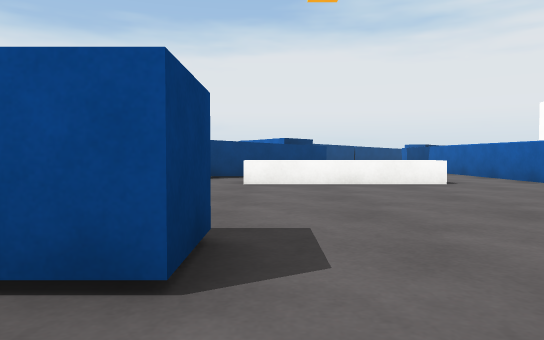
[1] (above)

22 first-person views from a walk through a 3-D level made in the Unity game engine. The camera is 0.52 m above the floor, tilts 2° down and sees 70° across. The floor is counted in squares, 1 m on a side. Each view is taken from the middle of a square. On the plan, view 1 faces up. The plan holds only what a view shows up to about 10 squares ahead; the rest is blank. The place goes on beyond the plan. The player character is not drawn. Surface patterns are stand-ins for the level's own textures.

[2]
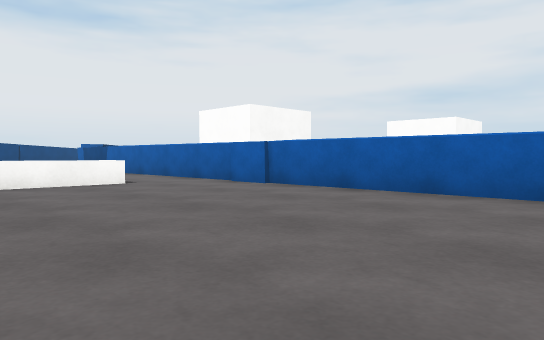

[3]
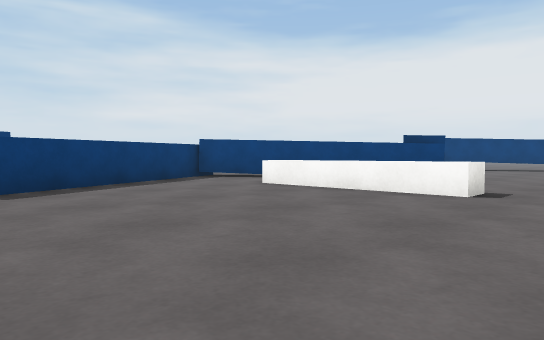

[4]
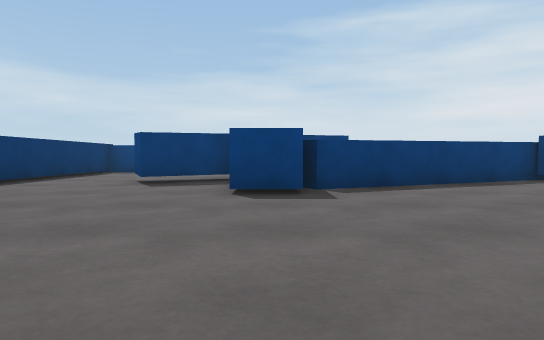

[5]
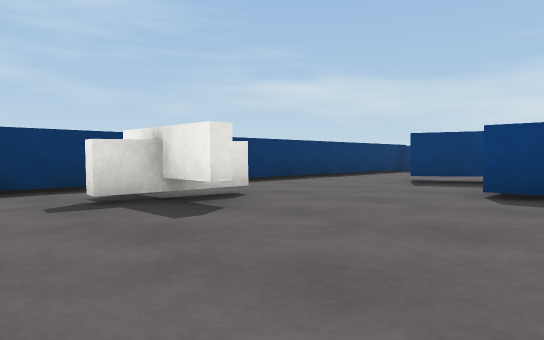

[6]
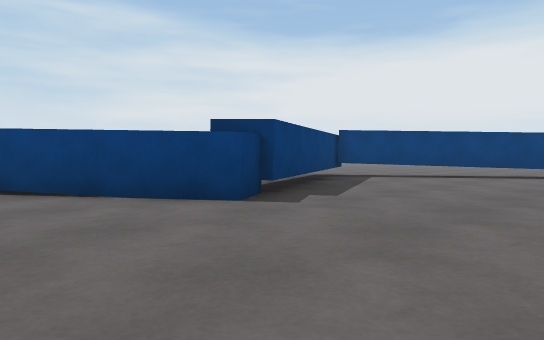

[7]
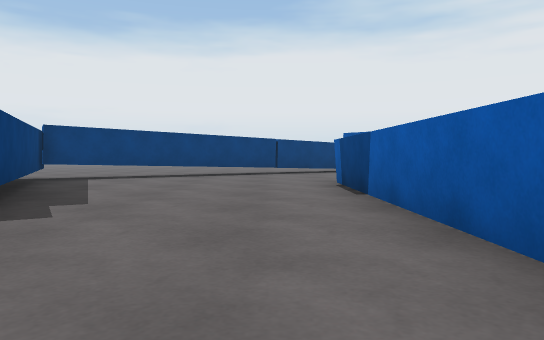

[8]
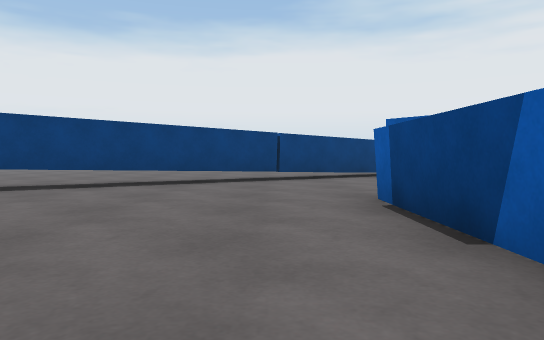

[9]
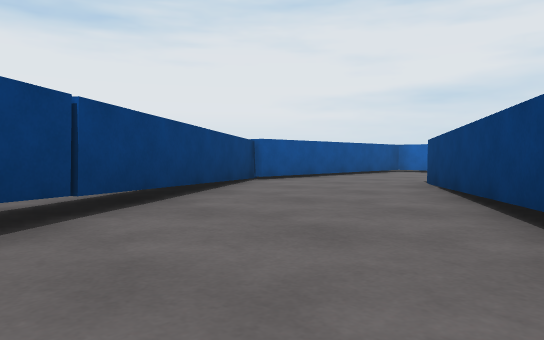

[10]
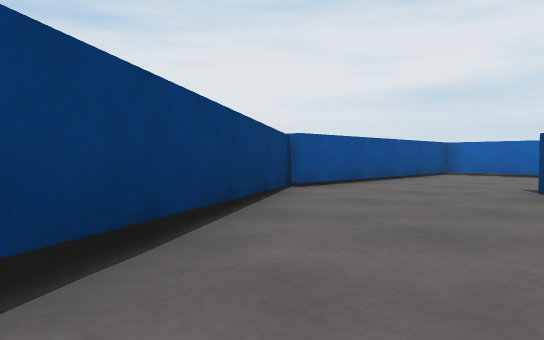

[11]
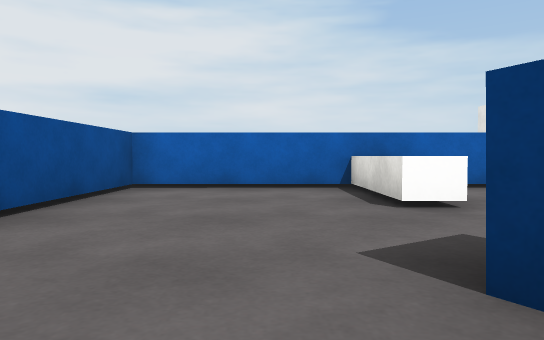

[12]
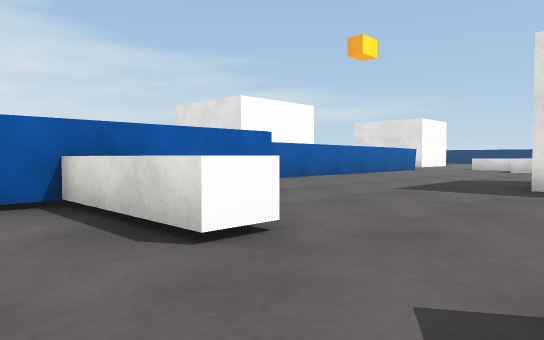

[13]
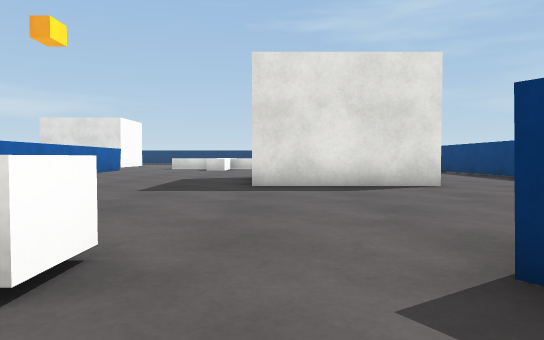

[14]
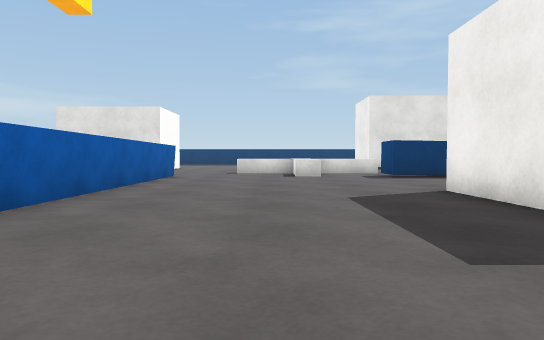

[15]
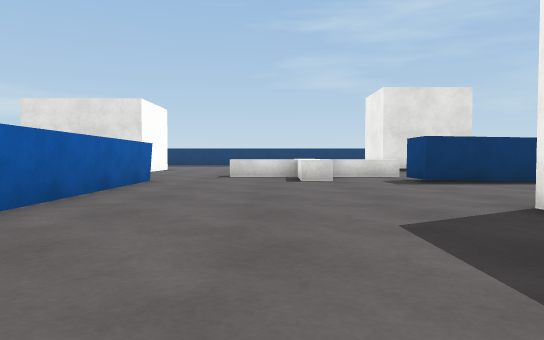

[16]
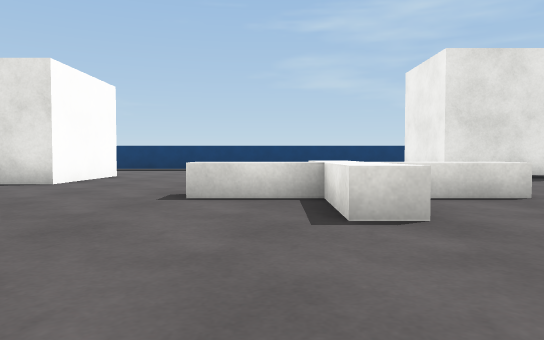

[17]
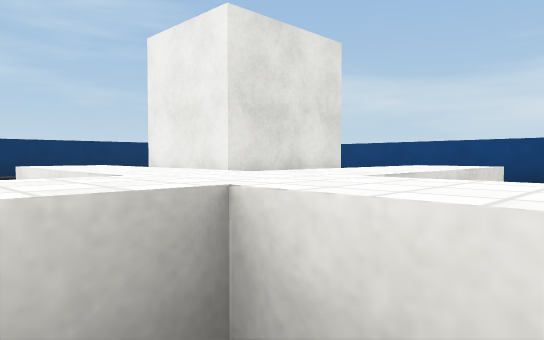

[18]
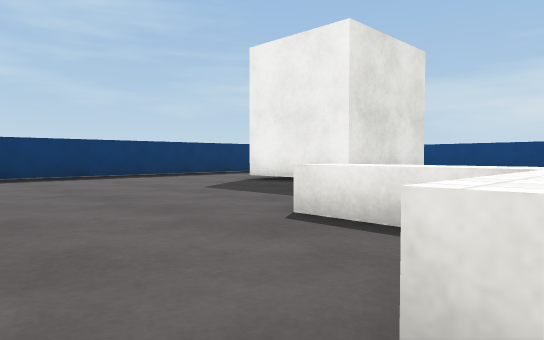

[19]
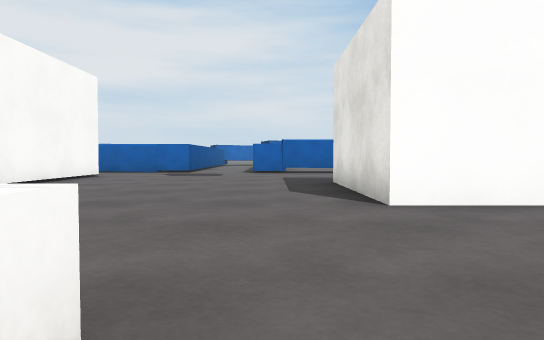

[20]
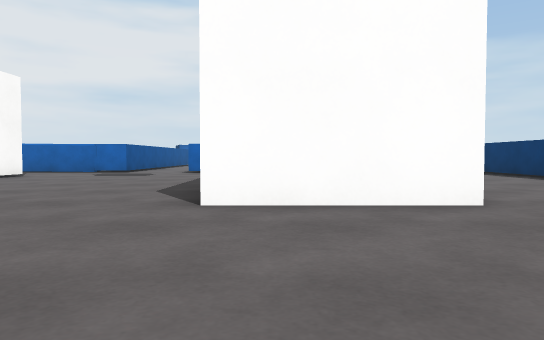

[21]
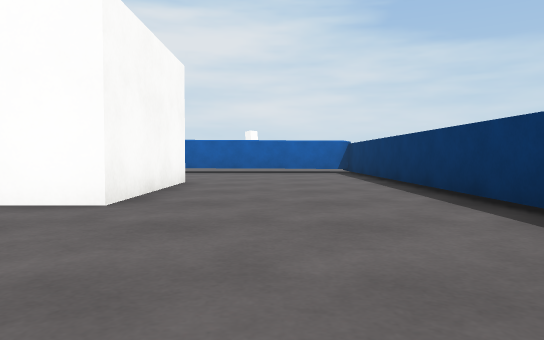

[22]
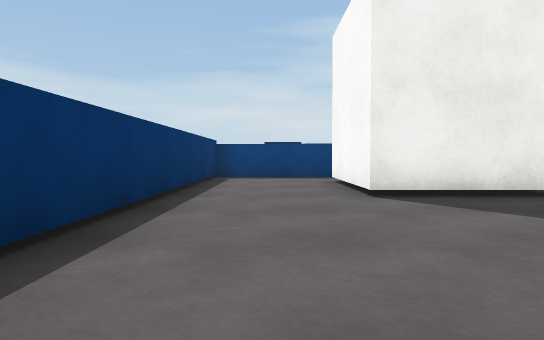

### Floor plan
Key: @ floor where view 1 was taken; # wall or solid block; . floor; ^ raised ledge; T thing the floor can be seen under or through.
Columns run from 5 left of view 1 to 25 right of it. Each row starts with its distance up from view 1.
 23              #########
 22             ##.......#
 21    .......###........#
 20    ..... T#..........#
 19    ....TT......#.....#
 18    .. TT......##..^^^#
 17     TT......###......#
 16     #......## .......#
 15     #.....##  ........
 14     ##....#  ..........
 13      #....## .####.....#
 12      ##....#..   #.....#
 11      ##....#..   #.....#
 10    ###.....#.    #.....#
  9   ##.......#    .......#
  8  ##..^^^^..#    .......#   ####
  7   #........#   ........#    ...
  6   #........#   ###.^...# ......
  5   ##.......#     ..^...........
  4    #.......#     ^^^^^.........
  3    ##......#       ^...........
  2     #......#       ^.....###...
  1   #........#  ..  ......## ##
  0 ..#..@.....# ####.......#   #
 -1 .......##. # ####.......#####..
 -2 ........#. # ####..............
 -3 #####  #####...................
 -4            #...................
 -5            #......... .........
 -6            ##########  ########
 -7                    ..

Where each view was taken, in squares from view 1:
view 1: 0 up, 0 right, facing up
view 2: 0 up, 0 right, facing up-right
view 3: 2 up, 5 right, facing up-left
view 4: 2 up, 5 right, facing left
view 5: 3 up, 5 right, facing down-left
view 6: 8 up, 5 right, facing up-left
view 7: 8 up, 4 right, facing up
view 8: 11 up, 4 right, facing up
view 9: 16 up, 3 right, facing up-right
view 10: 18 up, 4 right, facing up-right
view 11: 20 up, 9 right, facing right
view 12: 20 up, 11 right, facing down-right
view 13: 20 up, 12 right, facing down
view 14: 16 up, 15 right, facing down
view 15: 14 up, 15 right, facing down
view 16: 9 up, 15 right, facing down
view 17: 5 up, 15 right, facing down-left
view 18: 4 up, 17 right, facing down-left
view 19: 3 up, 15 right, facing right
view 20: 1 up, 15 right, facing right
view 21: 3 down, 15 right, facing right
view 22: 4 down, 16 right, facing left
